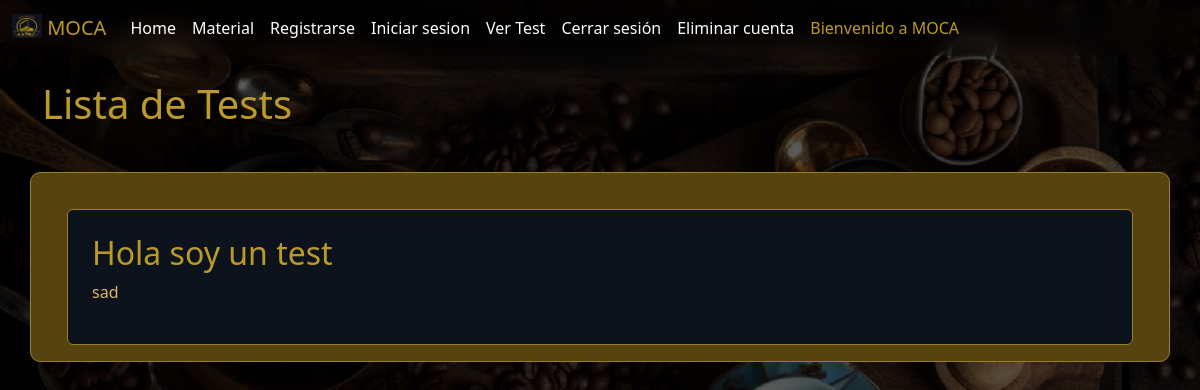
Page /allTest/ on the earlier database version.
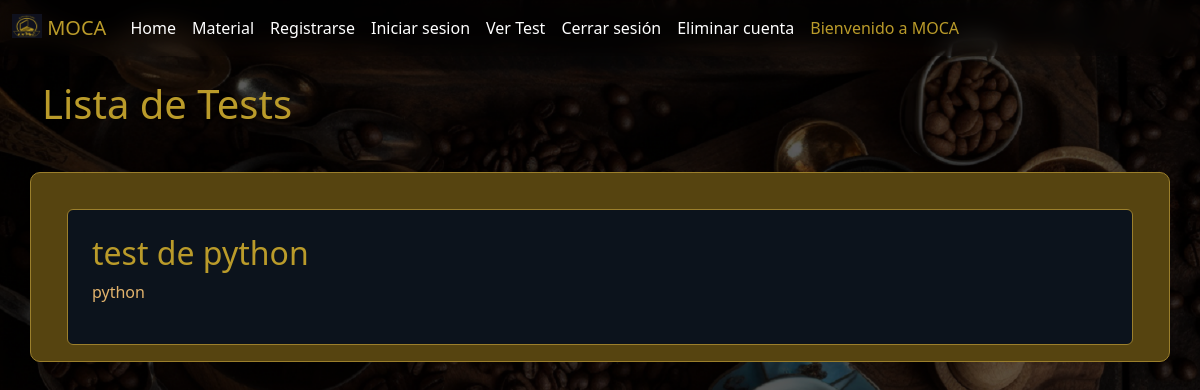
Same page on the later database version.
### pivote/models.py (models this page shows, shortened)
class Test(models.Model):
    titulo = models.CharField(max_length=150)
    tema = models.CharField(max_length=300)

### pivote/views.py (the view)
# urls.py: path('allTest/', views.allTestList, name='allTest'),
def allTestList(request):
    tests = Test.objects.all()
    return render(request, 'pivote/allTestList.html', {'tests': tests})

### pivote/templates/pivote/allTestList.html (shortened to what this page needs)
{% extends 'pivote/base.html' %}
{% block content %}
<div class="container">
    <div class="row tituloLista">
        <h1>Lista de Tests</h1>
    </div>
    <div class="row listaCard card">
        <ul>
            {% for test in tests %}
            <a href="{% url 'verTest' test.id %}">
                <li class="liLista card">
                    <h2>{{ test.titulo }}</h2>
                    <p>{{ test.tema }}</p>
                </li>
            </a>
            {% endfor %}
        </ul>
    </div>
</div>
{% endblock %}

Differences in the rows shown:
removed Test: titulo "Hola soy un test", tema "sad"
added Test: titulo "test de python", tema "python"
